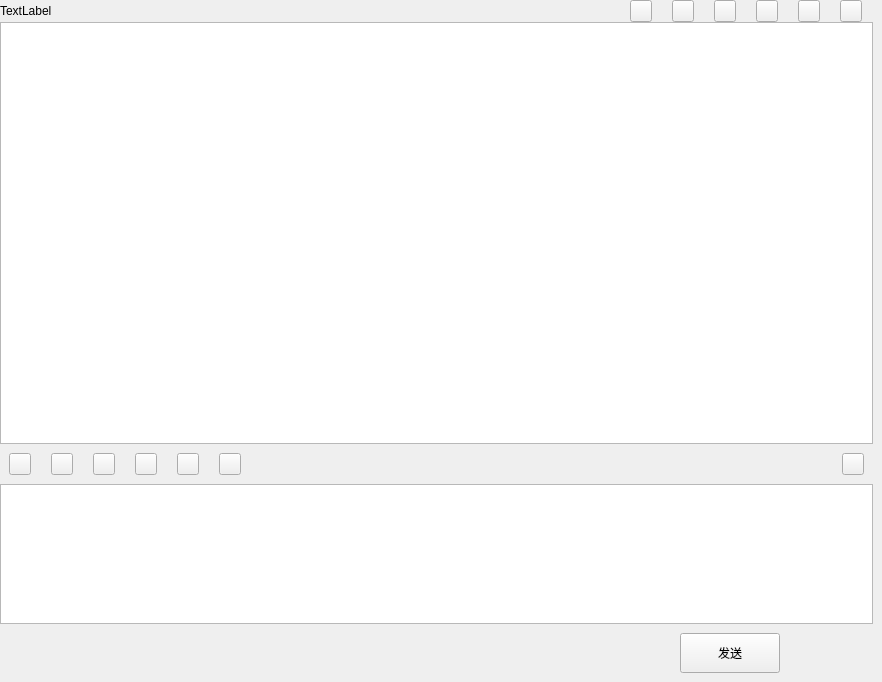
<?xml version="1.0" encoding="UTF-8"?>
<ui version="4.0">
 <class>ChatPage</class>
 <widget class="QWidget" name="ChatPage">
  <property name="geometry">
   <rect>
    <x>0</x>
    <y>0</y>
    <width>882</width>
    <height>682</height>
   </rect>
  </property>
  <property name="sizePolicy">
   <sizepolicy hsizetype="Preferred" vsizetype="Preferred">
    <horstretch>0</horstretch>
    <verstretch>0</verstretch>
   </sizepolicy>
  </property>
  <property name="windowTitle">
   <string>ChatPage</string>
  </property>
  <layout class="QVBoxLayout" name="verticalLayout_2" stretch="0,0">
   <property name="spacing">
    <number>0</number>
   </property>
   <property name="leftMargin">
    <number>0</number>
   </property>
   <property name="topMargin">
    <number>0</number>
   </property>
   <property name="rightMargin">
    <number>0</number>
   </property>
   <property name="bottomMargin">
    <number>0</number>
   </property>
   <item>
    <widget class="QWidget" name="setWidget" native="true">
     <property name="maximumSize">
      <size>
       <width>16777215</width>
       <height>16777215</height>
      </size>
     </property>
     <layout class="QHBoxLayout" name="horizontalLayout_3">
      <property name="spacing">
       <number>20</number>
      </property>
      <property name="leftMargin">
       <number>0</number>
      </property>
      <property name="topMargin">
       <number>0</number>
      </property>
      <property name="rightMargin">
       <number>20</number>
      </property>
      <property name="bottomMargin">
       <number>0</number>
      </property>
      <item>
       <widget class="QLabel" name="nameLab">
        <property name="text">
         <string>TextLabel</string>
        </property>
       </widget>
      </item>
      <item>
       <spacer name="horizontalSpacer_2">
        <property name="orientation">
         <enum>Qt::Horizontal</enum>
        </property>
        <property name="sizeType">
         <enum>QSizePolicy::Preferred</enum>
        </property>
        <property name="sizeHint" stdset="0">
         <size>
          <width>40</width>
          <height>20</height>
         </size>
        </property>
       </spacer>
      </item>
      <item>
       <widget class="QPushButton" name="callphoneBtn">
        <property name="maximumSize">
         <size>
          <width>22</width>
          <height>22</height>
         </size>
        </property>
        <property name="text">
         <string/>
        </property>
       </widget>
      </item>
      <item>
       <widget class="QPushButton" name="callviewBtn">
        <property name="maximumSize">
         <size>
          <width>22</width>
          <height>22</height>
         </size>
        </property>
        <property name="text">
         <string/>
        </property>
       </widget>
      </item>
      <item>
       <widget class="QPushButton" name="otherBtn_1">
        <property name="maximumSize">
         <size>
          <width>22</width>
          <height>22</height>
         </size>
        </property>
        <property name="text">
         <string/>
        </property>
       </widget>
      </item>
      <item>
       <widget class="QPushButton" name="otherBtn_2">
        <property name="maximumSize">
         <size>
          <width>22</width>
          <height>22</height>
         </size>
        </property>
        <property name="text">
         <string/>
        </property>
       </widget>
      </item>
      <item>
       <widget class="QPushButton" name="inviteBtn">
        <property name="maximumSize">
         <size>
          <width>22</width>
          <height>22</height>
         </size>
        </property>
        <property name="text">
         <string/>
        </property>
       </widget>
      </item>
      <item>
       <widget class="QPushButton" name="moreBtn">
        <property name="maximumSize">
         <size>
          <width>22</width>
          <height>22</height>
         </size>
        </property>
        <property name="text">
         <string/>
        </property>
       </widget>
      </item>
     </layout>
    </widget>
   </item>
   <item>
    <widget class="QWidget" name="messageWidget" native="true">
     <layout class="QVBoxLayout" name="verticalLayout" stretch="60,1,20,1">
      <property name="spacing">
       <number>0</number>
      </property>
      <property name="leftMargin">
       <number>0</number>
      </property>
      <property name="topMargin">
       <number>0</number>
      </property>
      <property name="rightMargin">
       <number>9</number>
      </property>
      <property name="bottomMargin">
       <number>0</number>
      </property>
      <item>
       <widget class="QListWidget" name="messageListWidget"/>
      </item>
      <item>
       <widget class="QWidget" name="widget_5" native="true">
        <layout class="QHBoxLayout" name="horizontalLayout_4">
         <property name="spacing">
          <number>20</number>
         </property>
         <item>
          <widget class="QPushButton" name="expressBtn">
           <property name="maximumSize">
            <size>
             <width>22</width>
             <height>22</height>
            </size>
           </property>
           <property name="text">
            <string/>
           </property>
          </widget>
         </item>
         <item>
          <widget class="QPushButton" name="screenshotBtn">
           <property name="maximumSize">
            <size>
             <width>22</width>
             <height>22</height>
            </size>
           </property>
           <property name="text">
            <string/>
           </property>
          </widget>
         </item>
         <item>
          <widget class="QPushButton" name="fileBtn">
           <property name="maximumSize">
            <size>
             <width>22</width>
             <height>22</height>
            </size>
           </property>
           <property name="text">
            <string/>
           </property>
          </widget>
         </item>
         <item>
          <widget class="QPushButton" name="pictureBtn">
           <property name="maximumSize">
            <size>
             <width>22</width>
             <height>22</height>
            </size>
           </property>
           <property name="text">
            <string/>
           </property>
          </widget>
         </item>
         <item>
          <widget class="QPushButton" name="moneyBtn">
           <property name="maximumSize">
            <size>
             <width>22</width>
             <height>22</height>
            </size>
           </property>
           <property name="text">
            <string/>
           </property>
          </widget>
         </item>
         <item>
          <widget class="QPushButton" name="voiceBtn">
           <property name="maximumSize">
            <size>
             <width>22</width>
             <height>22</height>
            </size>
           </property>
           <property name="text">
            <string/>
           </property>
          </widget>
         </item>
         <item>
          <spacer name="horizontalSpacer">
           <property name="orientation">
            <enum>Qt::Horizontal</enum>
           </property>
           <property name="sizeHint" stdset="0">
            <size>
             <width>272</width>
             <height>20</height>
            </size>
           </property>
          </spacer>
         </item>
         <item>
          <widget class="QPushButton" name="messagerecordBtn">
           <property name="maximumSize">
            <size>
             <width>22</width>
             <height>22</height>
            </size>
           </property>
           <property name="text">
            <string/>
           </property>
          </widget>
         </item>
        </layout>
       </widget>
      </item>
      <item>
       <widget class="QTextEdit" name="messageTextEdit"/>
      </item>
      <item>
       <widget class="QWidget" name="widget_6" native="true">
        <layout class="QHBoxLayout" name="horizontalLayout_5" stretch="8,3,1">
         <item>
          <spacer name="horizontalSpacer_3">
           <property name="orientation">
            <enum>Qt::Horizontal</enum>
           </property>
           <property name="sizeHint" stdset="0">
            <size>
             <width>457</width>
             <height>20</height>
            </size>
           </property>
          </spacer>
         </item>
         <item>
          <widget class="QPushButton" name="sendBtn">
           <property name="minimumSize">
            <size>
             <width>100</width>
             <height>40</height>
            </size>
           </property>
           <property name="maximumSize">
            <size>
             <width>100</width>
             <height>40</height>
            </size>
           </property>
           <property name="text">
            <string>发送</string>
           </property>
          </widget>
         </item>
         <item>
          <spacer name="horizontalSpacer_5">
           <property name="orientation">
            <enum>Qt::Horizontal</enum>
           </property>
           <property name="sizeHint" stdset="0">
            <size>
             <width>40</width>
             <height>20</height>
            </size>
           </property>
          </spacer>
         </item>
        </layout>
       </widget>
      </item>
     </layout>
    </widget>
   </item>
  </layout>
 </widget>
 <resources/>
 <connections/>
</ui>
